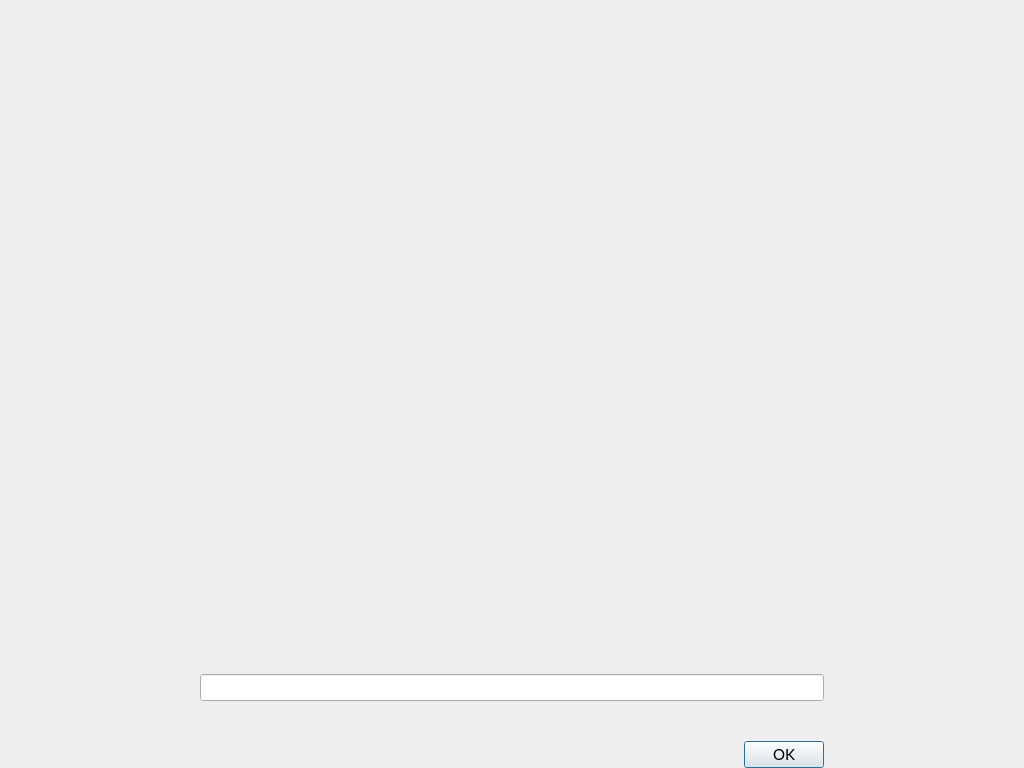
<?xml version="1.0" encoding="UTF-8"?>
<ui version="4.0">
 <class>AskPassphrasePage</class>
 <widget class="QWidget" name="AskPassphrasePage">
  <property name="geometry">
   <rect>
    <x>0</x>
    <y>0</y>
    <width>1024</width>
    <height>768</height>
   </rect>
  </property>
  <property name="sizePolicy">
   <sizepolicy hsizetype="Preferred" vsizetype="Preferred">
    <horstretch>0</horstretch>
    <verstretch>0</verstretch>
   </sizepolicy>
  </property>
  <property name="minimumSize">
   <size>
    <width>0</width>
    <height>0</height>
   </size>
  </property>
  <property name="font">
   <font>
    <family>Lato</family>
    <pointsize>11</pointsize>
   </font>
  </property>
  <property name="windowTitle">
   <string>Passphrase Page</string>
  </property>
  <layout class="QVBoxLayout" name="verticalLayout">
   <property name="spacing">
    <number>0</number>
   </property>
   <property name="leftMargin">
    <number>0</number>
   </property>
   <property name="topMargin">
    <number>0</number>
   </property>
   <property name="rightMargin">
    <number>0</number>
   </property>
   <property name="bottomMargin">
    <number>0</number>
   </property>
   <item>
    <layout class="QFormLayout" name="formLayout">
     <property name="fieldGrowthPolicy">
      <enum>QFormLayout::AllNonFixedFieldsGrow</enum>
     </property>
     <property name="formAlignment">
      <set>Qt::AlignLeading|Qt::AlignLeft|Qt::AlignVCenter</set>
     </property>
     <property name="leftMargin">
      <number>200</number>
     </property>
     <property name="rightMargin">
      <number>200</number>
     </property>
     <item row="3" column="1">
      <widget class="QLineEdit" name="passEdit1">
       <property name="minimumSize">
        <size>
         <width>480</width>
         <height>0</height>
        </size>
       </property>
       <property name="font">
        <font>
         <pointsize>11</pointsize>
        </font>
       </property>
       <property name="echoMode">
        <enum>QLineEdit::Password</enum>
       </property>
      </widget>
     </item>
     <item row="5" column="1">
      <widget class="QLabel" name="capsLabel">
       <property name="minimumSize">
        <size>
         <width>480</width>
         <height>20</height>
        </size>
       </property>
       <property name="font">
        <font>
         <weight>75</weight>
         <bold>true</bold>
        </font>
       </property>
       <property name="text">
        <string/>
       </property>
       <property name="alignment">
        <set>Qt::AlignCenter</set>
       </property>
      </widget>
     </item>
     <item row="4" column="1">
      <widget class="QLabel" name="warningLabel">
       <property name="minimumSize">
        <size>
         <width>480</width>
         <height>20</height>
        </size>
       </property>
       <property name="textFormat">
        <enum>Qt::RichText</enum>
       </property>
       <property name="alignment">
        <set>Qt::AlignCenter</set>
       </property>
       <property name="wordWrap">
        <bool>true</bool>
       </property>
      </widget>
     </item>
     <item row="6" column="1">
      <widget class="QDialogButtonBox" name="buttonBox">
       <property name="orientation">
        <enum>Qt::Horizontal</enum>
       </property>
       <property name="standardButtons">
        <set>QDialogButtonBox::Ok</set>
       </property>
      </widget>
     </item>
     <item row="1" column="1">
      <widget class="QLabel" name="label">
       <property name="text">
        <string/>
       </property>
       <property name="pixmap">
        <pixmap resource="../bitcoin.qrc">:/icons/passphraseIcon</pixmap>
       </property>
       <property name="alignment">
        <set>Qt::AlignCenter</set>
       </property>
      </widget>
     </item>
     <item row="2" column="1">
      <spacer name="verticalSpacer">
       <property name="orientation">
        <enum>Qt::Vertical</enum>
       </property>
       <property name="sizeHint" stdset="0">
        <size>
         <width>20</width>
         <height>40</height>
        </size>
       </property>
      </spacer>
     </item>
    </layout>
   </item>
  </layout>
 </widget>
 <resources>
  <include location="../bitcoin.qrc"/>
 </resources>
 <connections>
  <connection>
   <sender>buttonBox</sender>
   <signal>accepted()</signal>
   <receiver>AskPassphrasePage</receiver>
   <slot>accept()</slot>
   <hints>
    <hint type="sourcelabel">
     <x>248</x>
     <y>254</y>
    </hint>
    <hint type="destinationlabel">
     <x>157</x>
     <y>274</y>
    </hint>
   </hints>
  </connection>
 </connections>
</ui>
